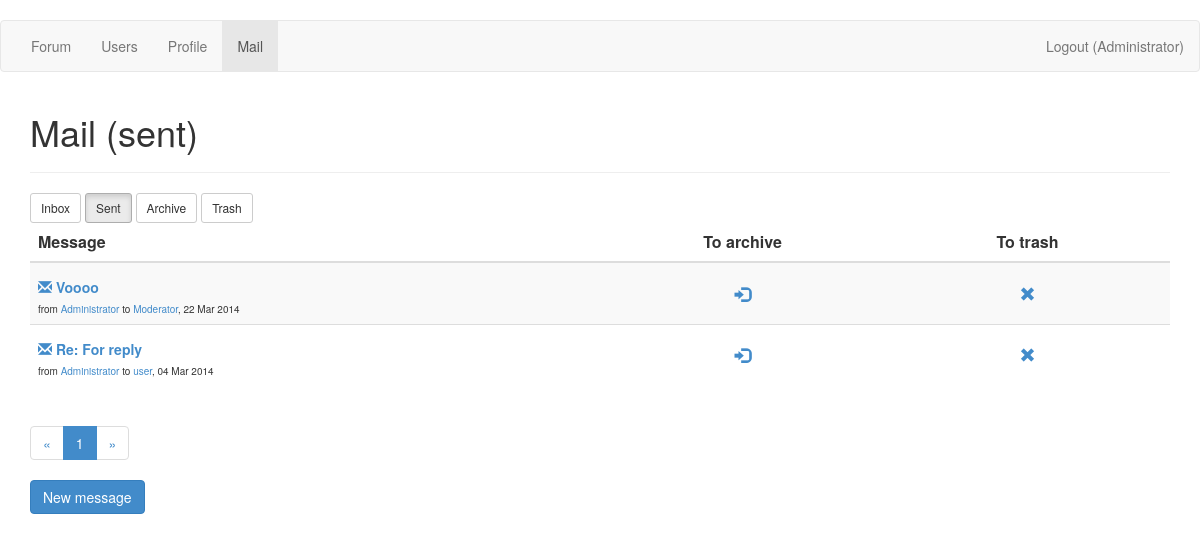
Before: /mailbox?box=sent (signed in) with the older database file.
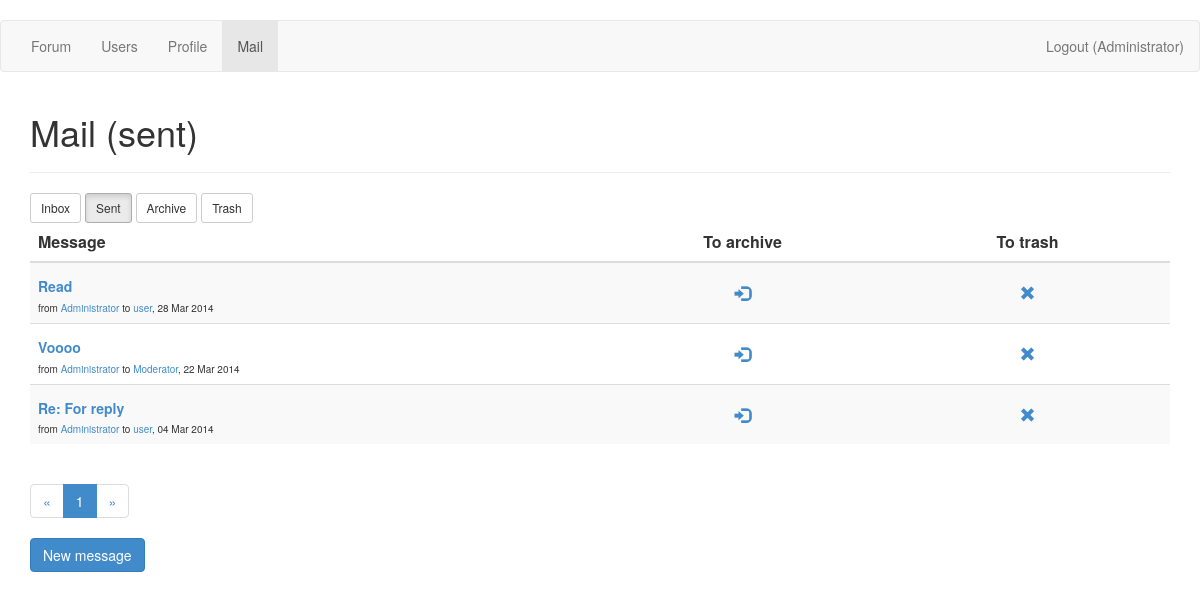
After: the same page with the newer database file.
### app/models.py (models this page shows, shortened)
class User(db.Model):
    __tablename__ = 'User'
    id = db.Column(db.Integer, primary_key=True)
    login = db.Column(db.Text, unique=True, nullable=False)
    password = db.Column(db.Text, nullable=False)
    role = db.Column(db.Integer, default=2, nullable=False)
    email = db.Column(db.Text, nullable=False)
    city = db.Column(db.Text, default='unknown')
    country = db.Column(db.Text, default='unknown')
    db_avatar = db.Column(db.Boolean, default=False)
    topic_count = db.Column(db.Integer, default=0)
    message_count = db.Column(db.Integer, default=0)
    reg_date = db.Column(db.DateTime, default=datetime.utcnow, nullable=False)
    last_seen = db.Column(db.DateTime, default=datetime.utcnow, onupdate=datetime.utcnow, nullable=False)
    def is_authenticated(self):
        return(True)

class Mailbox(db.Model):
    __tablename__ = 'Mailbox'
    id = db.Column(db.Integer, primary_key=True)
    owner_id = db.Column(db.Integer, db.ForeignKey('User.id'))
    owner = db.relationship('User',
        foreign_keys=[owner_id],
        backref=db.backref('mail_all', lazy='dynamic'))
    directory = db.Column(db.Integer, nullable=False)
    sender_id = db.Column(db.Integer, db.ForeignKey('User.id'))
    sender = db.relationship('User',
        foreign_keys=[sender_id],
        backref=db.backref('mail_sent', lazy='dynamic'))
    recipient_id = db.Column(db.Integer, db.ForeignKey('User.id'))
    recipient = db.relationship('User',
        foreign_keys=[recipient_id],
        backref=db.backref('mail_recieved', lazy='dynamic'))
    subject = db.Column(db.Text)
    text = db.Column(db.Text, nullable=False)
    date = db.Column(db.DateTime, default=datetime.utcnow, nullable=False)
    read = db.Column(db.Boolean, default=False)

### app/views.py (the view)
@app.route('/mailbox')
@login_required
def mailbox(page=1, box='inbox'):
    if request.args.get('box'):
        if request.args.get('box') in ['inbox', 'sent', 'archive', 'trash']:
            box = request.args.get('box')
        else:
            abort(404)
    if request.args.get('page'):
        page = int(request.args.get('page'))
    if box == 'inbox':
        messages = current_user.mail_all.filter(Mailbox.directory=='0').\
            order_by(Mailbox.date.desc()).all()
    elif box == 'sent':
        messages = current_user.mail_all.filter(Mailbox.directory=='1').\
            order_by(Mailbox.date.desc()).all()
    elif box == 'archive':
        messages = current_user.mail_all.filter(Mailbox.directory=='2').\
            order_by(Mailbox.date.desc()).all()
    elif box == 'trash':
        messages = current_user.mail_all.filter(Mailbox.directory=='3').\
            order_by(Mailbox.date.desc()).all()
    pagination = Pagination(page, MAIL_PER_PAGE, len(messages))
    return(render_template('mailbox.html',
        user=current_user,
        box=box,
        messages=messages,
        pagination=pagination))

### app/views.py (called while the page is built)
@lm.user_loader
def load_user(id):
    return(User.query.get(int(id)))

    @property
    def pages(self):
        return(int(ceil(float(self.total_count)/self.per_page)))

    @property
    def pages_list(self):
        if self.pages < 4:
            res = range(1, self.pages+1)
        elif self.page < 3 and self.page+2 < self.pages:
            res = range(1, self.page+3)
        elif self.page < 3 and self.page+2 >= self.pages:
            res = range(1, self.pages+1)
        elif self.page > self.pages-3:
            res = range(self.page-2, self.pages+1)
        else:
            res = range(self.page-2, self.page+3)
        return(res)

    @property
    def first(self):
        if self.page == 1:
            return(0)
        else:
            return((self.page-1)*self.per_page)

    @property
    def last(self):
        if self.page == self.pages:
            return(None)
        else:
            return(self.page*self.per_page)

### app/templates/mailbox.html (shortened to what this page needs)
﻿{% extends "base.html" %}
{% block content %}
<h1>Mail ({{box}}) </h1>
<hr>
<div class="row">
    <div class="col-md-12">
        <a class="btn btn-sm btn-default{% if box == 'inbox' %} active{% endif %}" href="{{url_for('mailbox', box='inbox')}}">Inbox</a>
        <a class="btn btn-sm btn-default{% if box == 'sent' %} active{% endif %}" href="{{url_for('mailbox', box='sent')}}">Sent</a>
        <a class="btn btn-sm btn-default{% if box == 'archive' %} active{% endif %}" href="{{url_for('mailbox', box='archive')}}">Archive</a>
        <a class="btn btn-sm btn-default{% if box == 'trash' %} active{% endif %}" href="{{url_for('mailbox', box='trash')}}">Trash</a>
    </div>
</div>
<table class="table table-striped">
    <thead>
        <tr>
            <th class="col-md-6">Message</th>
            <th class="col-md-3 text-center">{% if box in ['archive', 'trash'] %}Restore{% else %}To archive{% endif %}</th>
            <th class="col-md-3 text-center">{% if box == 'trash' %}Delete{% else %}To trash{% endif %}</th>
        </tr>
    </thead>
    <tbody>
        {% for message in messages[pagination.first:pagination.last] %}
        <tr>
            <td>
                <h5><a href="{{url_for('mail_read', message_id=message.id)}}">{% if not message.read %}<i class="glyphicon glyphicon-envelope"></i> {% endif %}{{message.subject}}</a></h5>
                <div class="tiny-text">from <a href="{{url_for('user_profile', user_id=message.sender_id)}}">{{message.sender.login}}</a> to <a href="{{url_for('user_profile', user_id=message.recipient_id)}}">{{message.recipient.login}}</a>, {{message.date.strftime('%d %b %Y')}}</div>
            </td>
            <td class="text-center valign-middle">
                {% if box in ['archive', 'trash'] %}
                <a href="{% if message.sender == user %}{{url_for('mail_move', message_id=message.id, directory=1)}}{% else %}{{url_for('mail_move', message_id=message.id, directory=0)}}{% endif %}"><i class="glyphicon glyphicon-log-out"></i></a>
                {% else %}
                <a href="{{url_for('mail_move', message_id=message.id, directory=2)}}"><i class="glyphicon glyphicon-log-in"></i></a>
                {% endif %}
            </td>
            <td class="text-center valign-middle">
                <a href="{{url_for('mail_move', message_id=message.id, directory=3)}}"><i class="glyphicon glyphicon-remove"></i></a>
            </td>
        </tr>
        {% endfor %}
    </tbody>
</table>
<ul class="pagination">
    <li><a href="{{url_for('mailbox', page=1, box=box)}}">&laquo;</a></li>
    {% for page_number in pagination.pages_list %}
    <li{% if page_number == pagination.page %} class="active"{% endif %}>
        <a href="{{url_for('mailbox', page=page_number, box=box)}}">{{page_number}}</a>
    </li>
    {% endfor %}
    <li><a href="{{url_for('mailbox', page=pagination.pages, box=box)}}">&raquo;</a></li>
</ul>
<br>
<a class="btn btn-primary" href="{{url_for('mail_write')}}">New message</a>
{% endblock %}

### app/templates/base.html (shortened to what this page needs)
<!DOCTYPE html>
<head>
    <link rel="stylesheet" type="text/css" href="/static/css/bootstrap.min.css">
    <link rel="stylesheet" type="text/css" href="/static/css/custom.css">
</head>
<body>
<div class="navbar navbar-default" role="navigation">
    <div class="container-fluid">
        <ul class="nav navbar-nav">
            <li {% if request.path == '/' or request.path[:6] == '/forum' %}class="active"{% endif %}><a href="{{url_for('forum')}}">Forum</a></li>
            <li {% if request.path[:9] == '/userlist' %}class="active"{% endif %}><a href="{{url_for('userlist')}}">Users</a></li>
            {% if user.is_authenticated() %}
            <li {% if request.path[:8] == '/profile' %}class="active"{% endif %}><a href="{{url_for('my_profile')}}">Profile</a></li>
            <li {% if request.path[:8] == '/mailbox' %}class="active"{% endif %}><a href="{{url_for('mailbox')}}">Mail</a></li>
            {% endif %}
        </ul>
        <ul class="nav navbar-nav navbar-right">
            {% if user.is_authenticated() %}
            <li><a href="{{url_for('logout')}}">Logout ({{user.login}})</a></li>
            {% else %}
            <li><a href="{{url_for('login')}}">Login</a></li>
            <li><a href="{{url_for('register')}}">Register</a></li>
            {% endif %}
        </ul>
    </div>
</div>
<div class="container">
    {% block content %}{% endblock %}
</div>
</body>
</html>

### app/static/css/custom.css (style rules this page uses)
h5 { margin-top: 8px; margin-bottom: 6px; font-weight: bold; }
.valign-middle { vertical-align: middle !important; }

Changed rows visible on the page:
added Mailbox: subject "Read", sender.login "Administrator", recipient.login "user", date "28 Mar 2014"
changed Mailbox "Voooo": read False → True (drawn)
changed Mailbox "Re: For reply": read False → True (drawn)
